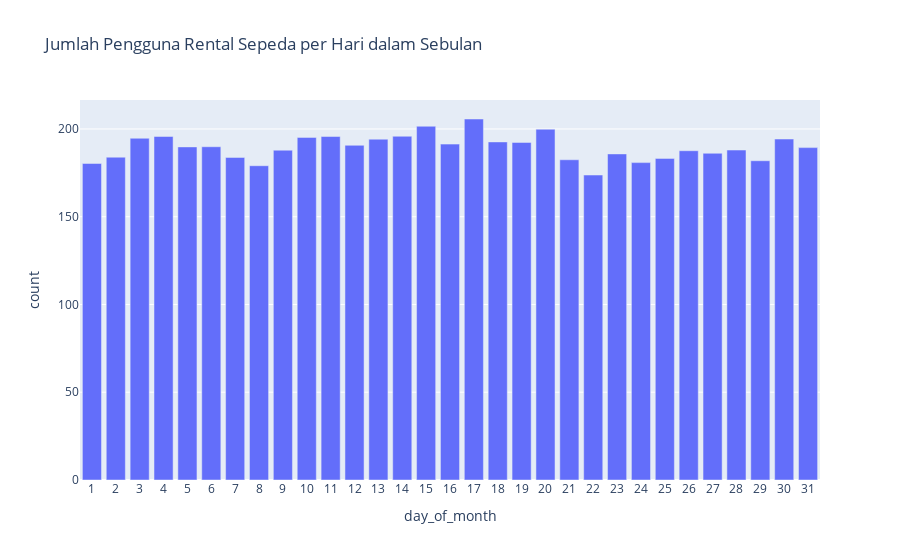

The notebook cell saved with this chart:
### Markdown cell above
Rata-rata pengguna sepeda per hari dalam seminggu cenderung sama, yaitu sekitar 185.000-an pengguna. Namun, Rata-rata pengguna sepeda meningkat dari Senin hingga Kamis, dan menurun dari Jumat hingga Minggu. Peningkatan Rata-rata pengguna dari Senin hingga Kamis kemungkinan disebabkan oleh aktivitas masyarakat sehari-hari, sedangkan penurunan Rata-rata pengguna dari Jumat hingga Minggu kemungkinan disebabkan oleh aktivitas masyarakat pada akhir pekan.

### Code cell
day_of_month_counts = bike_data.groupby("day_of_month")["count"].mean()

# Buat grafik batang
fig = px.bar(day_of_month_counts, x=day_of_month_counts.index, y="count", title="Jumlah Pengguna Rental Sepeda per Hari dalam Sebulan")

fig.update_traces(hovertemplate="Jumlah pengguna: %{y}")

# Atur label sumbu x
fig.update_xaxes(tickvals=np.arange(0, 32), ticktext=[str(i) for i in range(0, 25)])

# Tampilkan grafik
fig.show()

### Figure 1 — Plotly figure (JSON) as saved in the notebook; plotly's stock layout.template omitted (floating-point values rounded to 4 significant figures)
{"data": [{"alignmentgroup": "True", "hovertemplate": "Jumlah pengguna: %{y}", "legendgroup": "", "marker": {"color": "#636efa", "pattern": {"shape": ""}}, "name": "", "offsetgroup": "", "orientation": "v", "showlegend": false, "textposition": "auto", "type": "bar", "x": [1, 2, 3, 4, 5, 6, 7, 8, 9, 10, 11, 12, 13, 14, 15, 16, 17, 18, 19, 20, 21, 22, 23, 24, 25, 26, 27, 28, 29, 30, 31], "xaxis": "x", "y": [180.3, 183.9, 194.7, 195.7, 189.8, 189.9, 183.8, 179.0, 187.9, 195.2, 195.7, 190.7, 194.2, 195.8, 201.5, 191.4, 205.7, 192.6, 192.3, 199.8, 182.4, 173.7, 185.8, 180.8, 183.2, 187.6, 186.1, 188.0, 181.9, 194.3, 189.4], "yaxis": "y"}], "layout": {"barmode": "relative", "legend": {"tracegroupgap": 0}, "title": {"text": "Jumlah Pengguna Rental Sepeda per Hari dalam Sebulan"}, "xaxis": {"anchor": "y", "domain": [0, 1], "ticktext": ["0", "1", "2", "3", "4", "5", "6", "7", "8", "9", "10", "11", "12", "13", "14", "15", "16", "17", "18", "19", "20", "21", "22", "23", "24"], "tickvals": [0, 1, 2, 3, 4, 5, 6, 7, 8, 9, 10, 11, 12, 13, 14, 15, 16, 17, 18, 19, 20, 21, 22, 23, 24, 25, 26, 27, 28, 29, 30, 31], "title": {"text": "day_of_month"}}, "yaxis": {"anchor": "x", "domain": [0, 1], "title": {"text": "count"}}}}
